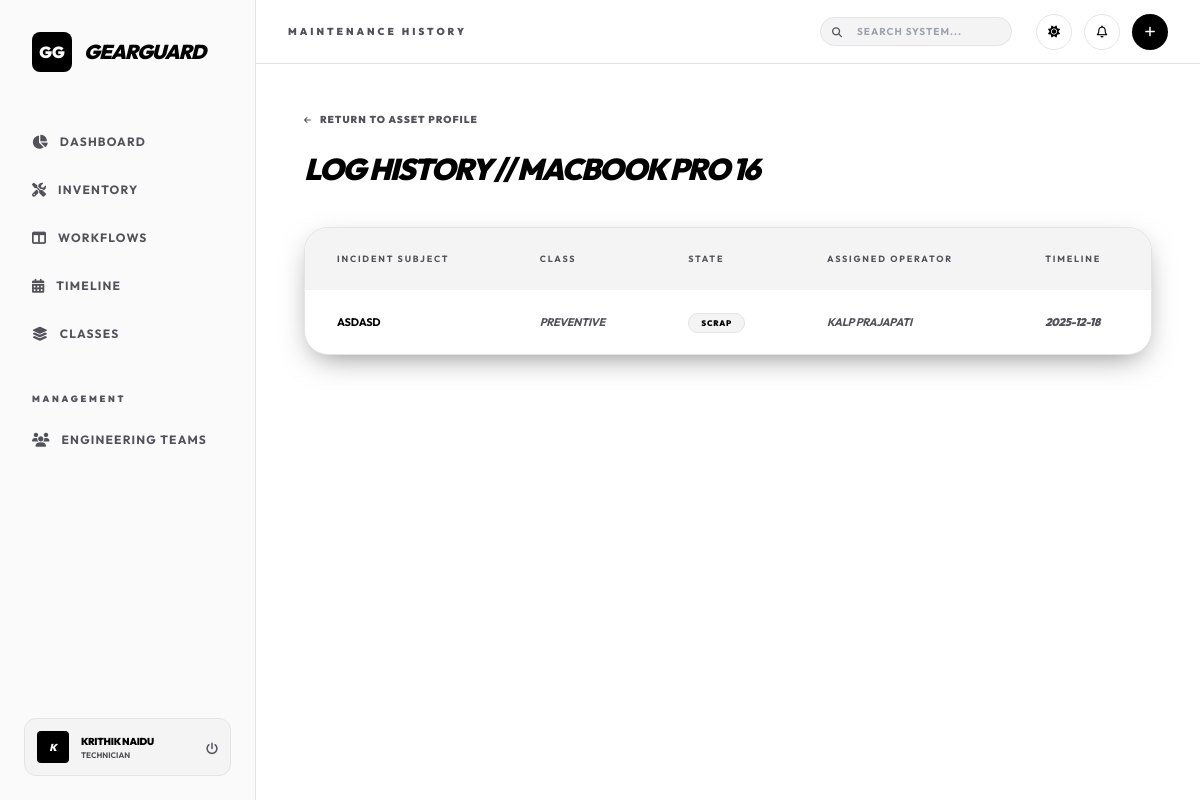
Before: /equipment/1/requests (signed in) with the older database file.
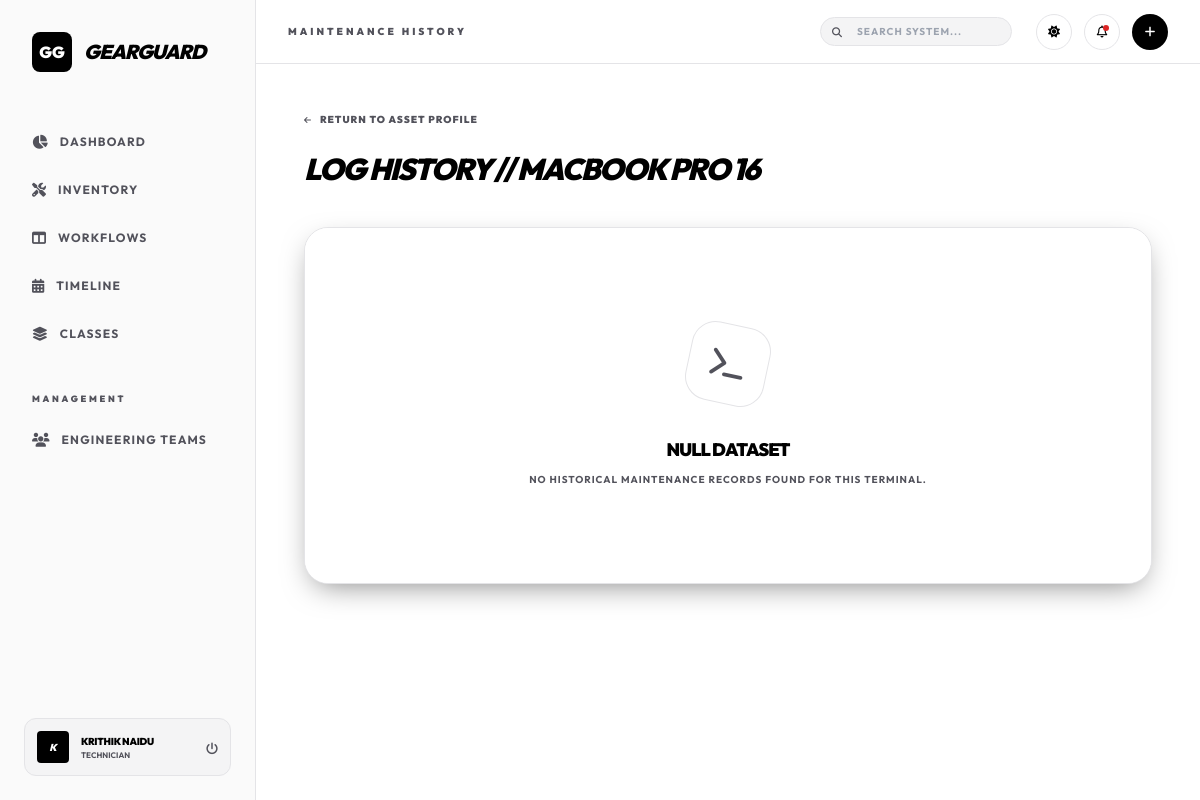
After: the same page with the newer database file.
### app.py (models this page shows)
class MaintenanceRequest(db.Model):
    id = db.Column(db.Integer, primary_key=True)
    subject = db.Column(db.String(200), nullable=False)
    description = db.Column(db.Text)
    type = db.Column(db.String(50), nullable=False) # Corrective, Preventive
    status = db.Column(db.String(50), default='New') # New, In Progress, Repaired, Scrap
    priority = db.Column(db.String(20), default='Medium') # Low, Medium, High
    scheduled_date = db.Column(db.DateTime)
    duration = db.Column(db.Float) # Hours spent
    created_at = db.Column(db.DateTime, default=datetime.utcnow)
    equipment_id = db.Column(db.Integer, db.ForeignKey('equipment.id'))
    assigned_to_id = db.Column(db.Integer, db.ForeignKey('user.id'))
    assigned_to = db.relationship('User', foreign_keys=[assigned_to_id])

class User(UserMixin, db.Model):
    id = db.Column(db.Integer, primary_key=True)
    username = db.Column(db.String(100), unique=True, nullable=False)
    password = db.Column(db.String(200), nullable=False)
    name = db.Column(db.String(100), nullable=False)
    role = db.Column(db.String(50), default='Technician') # Manager, Technician, User
    avatar_url = db.Column(db.String(255))
    team_id = db.Column(db.Integer, db.ForeignKey('team.id'))

### app.py (the view)
@app.route('/equipment/<int:id>/requests')
def equipment_requests(id):
    equipment = Equipment.query.get_or_404(id)
    requests = MaintenanceRequest.query.filter_by(equipment_id=id).all()
    return render_template('requests_list.html', requests=requests, equipment=equipment)

### app.py (called while the page is built)
@login_manager.user_loader
def load_user(user_id):
    return User.query.get(int(user_id))

### templates/requests_list.html
{% extends 'base.html' %}
{% block title %}Maintenance History{% endblock %}
{% block content %}
<div class="mb-10">
    <a href="/equipment/{{ equipment.id }}"
        class="text-[var(--text-secondary)] hover:text-[var(--text-primary)] text-[10px] font-black uppercase tracking-widest flex items-center gap-2 mb-6 transition-all">
        <i class="fas fa-arrow-left text-[8px]"></i> Return to Asset Profile
    </a>
    <h3 class="text-3xl font-black uppercase tracking-tighter italic text-[var(--text-primary)]">Log History // {{
        equipment.name }}
    </h3>
</div>
<div class="glass-card rounded-3xl overflow-hidden border-[var(--border-main)]">
    {% if requests %}
    <table class="w-full text-left">
        <thead>
            <tr
                class="bg-[var(--bg-alt)] text-[var(--text-secondary)] text-[9px] uppercase font-black tracking-[0.2em]">
                <th class="px-8 py-6">Incident Subject</th>
                <th class="px-8 py-6">Class</th>
                <th class="px-8 py-6">State</th>
                <th class="px-8 py-6">Assigned Operator</th>
                <th class="px-8 py-6">Timeline</th>
            </tr>
        </thead>
        <tbody class="divide-y border-[var(--border-main)] text-[11px] font-bold uppercase tracking-tight">
            {% for req in requests %}
            <tr class="hover:bg-[var(--bg-alt)] transition-all">
                <td class="px-8 py-6 text-[var(--text-primary)]">{{ req.subject }}</td>
                <td class="px-8 py-6">
                    <span
                        class="{{ 'text-red-500' if req.type == 'Corrective' else 'text-[var(--text-secondary)] italic' }}">
                        {{ req.type }}
                    </span>
                </td>
                <td class="px-8 py-6">
                    <span
                        class="px-3 py-1 rounded-full text-[8px] font-black border
                        {% if req.status == 'New' %} border-[var(--text-primary)] text-[var(--text-primary)]
                        {% elif req.status == 'In Progress' %} border-[var(--text-secondary)] text-[var(--text-secondary)]
                        {% else %} border-[var(--border-main)] text-[var(--text-primary)] bg-[var(--bg-alt)] {% endif %} uppercase tracking-widest">
                        {{ req.status }}
                    </span>
                </td>
                <td class="px-8 py-6 text-[var(--text-secondary)] italic">{{ req.assigned_to.name if req.assigned_to
                    else 'UNASSIGNED'
                    }}</td>
                <td class="px-8 py-6 text-[var(--text-secondary)] font-black italic">{{
                    req.scheduled_date.strftime('%Y-%m-%d') if
                    req.scheduled_date else '---' }}</td>
            </tr>
            {% endfor %}
        </tbody>
    </table>
    {% else %}
    <div class="text-center py-24 bg-[var(--bg-pure)]">
        <div
            class="w-20 h-20 bg-[var(--text-primary)]/5 rounded-3xl flex items-center justify-center mx-auto mb-8 border border-[var(--border-main)] rotate-12">
            <i class="fas fa-terminal text-3xl text-[var(--text-secondary)]"></i>
        </div>
        <h4 class="text-lg font-black text-[var(--text-primary)] uppercase tracking-tighter">Null Dataset</h4>
        <p class="text-[10px] font-bold text-[var(--text-secondary)] uppercase tracking-widest mt-2">No historical
            maintenance records
            found for this terminal.</p>
    </div>
    {% endif %}
</div>
{% endblock %}

### templates/base.html (shortened to what the changed rows need)
<!DOCTYPE html>
<html lang="en" class="h-full">
<head>
    <script src="https://cdn.tailwindcss.com"></script>
    <link rel="stylesheet" href="https://cdnjs.cloudflare.com/ajax/libs/font-awesome/6.4.0/css/all.min.css">
</head>
<body class="h-full">
    <div class="flex h-screen overflow-hidden">
        <aside class="w-64 flex flex-col">
            <div class="p-8">
                <div class="flex items-center gap-3">
                    <h1 class="text-xl font-black tracking-tighter uppercase italic">GearGuard</h1>
                </div>
            </div>
        </aside>
        <main class="flex-1 flex flex-col overflow-hidden">
            <header class="h-16 flex items-center justify-between px-8 sticky top-0 z-10">
                <h2 class="text-[10px] font-black uppercase tracking-[0.3em] text-[var(--text-secondary)]">{% block
                    title %}{% endblock %}</h2>
                <div class="flex items-center gap-6">
                    <div class="flex items-center gap-3">
                        <div class="relative">
                            <button id="notif-btn"
                                class="w-9 h-9 rounded-full flex items-center justify-center border border-[var(--border-main)] hover:bg-[var(--bg-alt)] transition-all relative">
                                <i class="far fa-bell text-xs"></i>
                                <span id="notif-badge"
                                    class="hidden absolute top-2.5 right-2.5 w-1.5 h-1.5 bg-red-600 rounded-full"></span>
                            </button>
                        </div>
                    </div>
                </div>
            </header>
            <div class="flex-1 overflow-y-auto p-12">
                {% block content %}{% endblock %}
            </div>
        </main>
    </div>
</body>
</html>

Changed rows visible on the page:
no longer on this page (row edited): MaintenanceRequest: subject "ASDASD", type "PREVENTIVE", status "SCRAP", assigned_to "KALP PRAJAPATI", scheduled_date "2025-12-18"
Other visible differences:
text no longer shown: "INCIDENT SUBJECT CLASS STATE ASSIGNED OPERATOR TIMELINE"
text now shown: "NULL DATASET NO HISTORICAL MAINTENANCE RECORDS FOUND FOR THIS TERMINAL."
